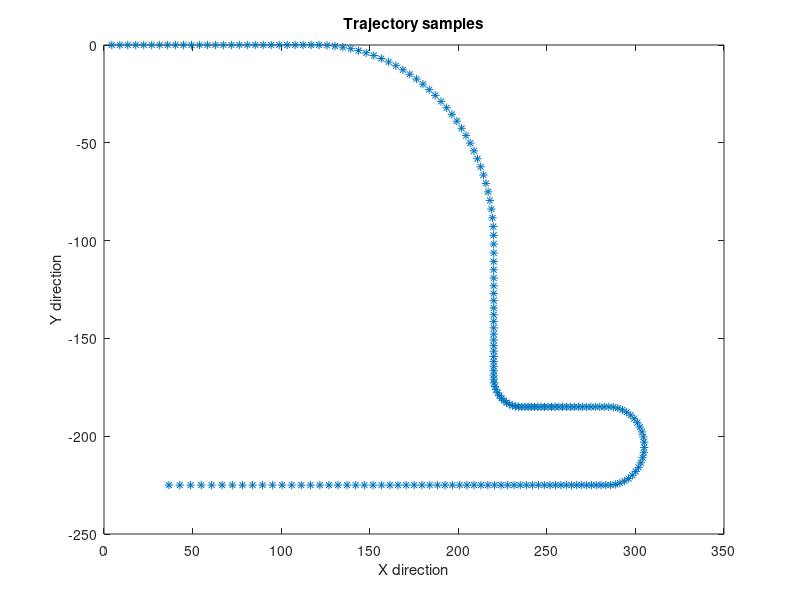
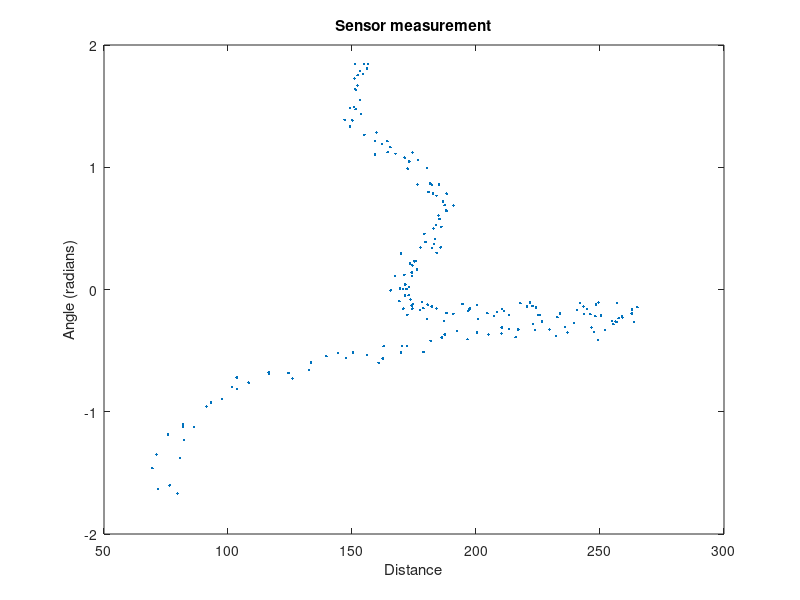
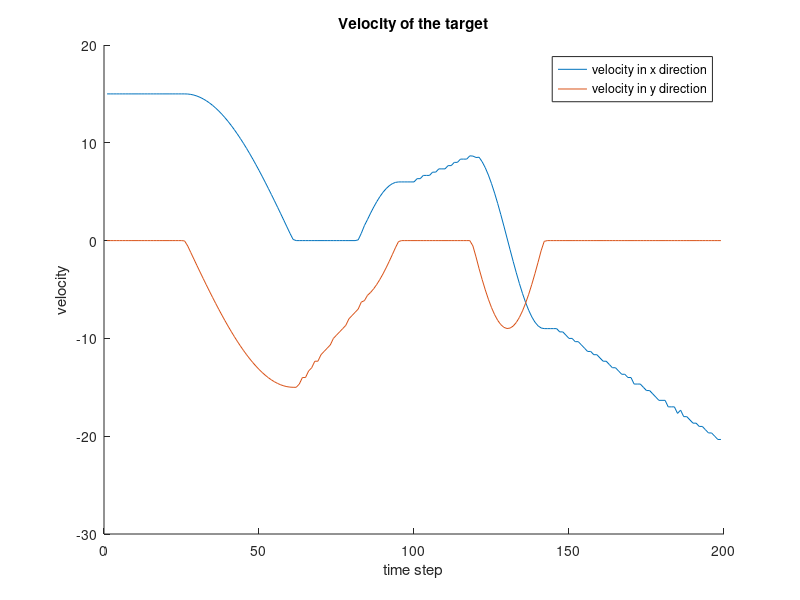

Source code (MATLAB) for these figures, in order: (Note: this script raises an error after producing the figures.)
clc;clear
close all
%% Generate Samples
load('Xk.mat')
s = [50;-150];
len = size(Xk,2);
d = zeros(1,len);
theta = zeros(1,len);
for i = 1:len
    d(i) = sqrt((Xk(1,i)-s(1))^2+(Xk(2,i)-s(2))^2);
    theta(i) = atan2(Xk(2,i)-s(2),Xk(1,i)-s(1));
    %         if theta(i) < 0
    %             theta(i) = theta(i) + pi;
    %         end
end

y_hat = [d + 3*randn(size(d));theta + 0.015*pi*randn(size(theta))];
%y_hat = [d;theta];

figure
plot(Xk(1,:),Xk(2,:),'*')
title('Trajectory samples');
xlabel('X direction');
ylabel('Y direction')

figure
plot(y_hat(1,:),y_hat(2,:),'.')
title('Sensor measurement')
xlabel('Distance');
ylabel('Angle (radians)');

%% Cubature Kalman filter (CV model)
T = 0.3;
v_x = diff(Xk(1,:))/T;
v_y = diff(Xk(2,:))/T;

figure
hold on
plot(v_x)
plot(v_y)
xlabel('time step')
ylabel('velocity')
title('Velocity of the target')
legend('velocity in x direction','velocity in y direction')

sigmaCV = 2; % motion noise (setting manually)

% dist = zeros(96,1);
% j = 1;
% for sigmaCV = 0.5:0.1:10

A_cv = kron([1 T;0 1],eye(2));
Q_cv = sigmaCV^2*kron([T^3/3 T^2/2;T^2/2 T],eye(2));
R = [3^2 0;0 (0.015*pi)^2];
%R = zeros(2,2);

dim = 4;
P = zeros(dim,dim,len);
x = zeros(dim,len);
P(:,:,1) = eye(dim); % initial covariance
x(:,1) = [Xk(1,1);Xk(2,1);v_x(1);v_y(1)]; % initial state


for i = 2:len
    chi = sigmaPoints(x(:,i-1),P(:,:,i-1),dim); % generate sigma points
    x(:,i) = 1/(2*dim)*sum(A_cv*chi,2); % predicted state
    P(:,:,i) = Q_cv + 1/(2*dim)*motionCov(A_cv,chi,x(:,i),dim); % predicted covariance
    % Update step
    chi = sigmaPoints(x(:,i),P(:,:,i),dim);
    measurements = H_meas(chi,dim,s);
    y = 1/(2*dim)*sum(measurements,2);
    Pxy = 1/(2*dim)*sum(P_xy(measurements, chi, x(:,i), y, dim ),3);
    S = R + 1/(2*dim)*sum(measCov( measurements, dim, y ),3);
    x(:,i) = x(:,i) + Pxy/S*(y_hat(:,i)-y);
    P(:,:,i) = P(:,:,i) - Pxy/S*Pxy';
end

% for idx = 1:len-1
%     dist(j) = dist(j) + (x(:,idx)-[Xk(:,idx);v_x(idx);v_y(idx)])'*(x(:,idx)-[Xk(:,idx);v_x(idx);v_y(idx)]);
% end
% j = j + 1;
% end

figure
hold on
plot(x(1,:),x(2,:),'*')
plot(Xk(1,:),Xk(2,:))
title('Estimation of CV model using cubature rule');
legend('estimation','true trajectory')
xlabel('X direction')
ylabel('Y direction')

figure
hold on
plot(x(3,:),x(4,:),'*')
plot(v_x,v_y)
title('Velocity estimation of CV model using cubature rule');
xlabel('X direction')
ylabel('Y direction')
legend('estimation','true value')

%% Cubature Kalman filter (CA model)
a_x = diff(v_x)/T;
a_y = diff(v_y)/T;

figure
hold on
plot(a_x)
plot(a_y)
xlabel('time step')
ylabel('acceleration')
title('Acceleration of the target')
legend('Acceleration in x direction','Acceleration in y direction')

sigmaCA = 0.5; % motion noise (setting manually)
% dist = zeros(96,1);
% j = 1;
% for sigmaCA = 0.5:0.1:10

A_ca = kron([1 T T^2/2;0 1 T;0 0 1],eye(2));
Q_ca = sigmaCA^2*kron([T^5/20 T^4/8 T^3/6;T^4/8 T^3/3 T^2/2;...
    T^3/6 T^2/2 T],eye(2));

dim = 6;
P = zeros(dim,dim,len);
x = zeros(dim,len);
P(:,:,1) = eye(dim); % initial covariance
x(:,1) = [Xk(1,1);Xk(2,1);v_x(1);v_y(1);a_x(1);a_y(1)]; % initial state

for i = 2:len
    chi = sigmaPoints(x(:,i-1),P(:,:,i-1),dim); % generate sigma points
    x(:,i) = 1/(2*dim)*sum(A_ca*chi,2); % predicted state
    P(:,:,i) = Q_ca + 1/(2*dim)*motionCov(A_ca,chi,x(:,i),dim); % predicted covariance
    % Update step
    chi = sigmaPoints(x(:,i),P(:,:,i),dim);
    measurements = H_meas(chi,dim,s);
    y = 1/(2*dim)*sum(measurements,2);
    Pxy = 1/(2*dim)*sum(P_xy( measurements, chi, x(:,i), y, dim ),3);
    S = R + 1/(2*dim)*sum(measCov( measurements, dim, y ),3);
    x(:,i) = x(:,i) + Pxy/S*(y_hat(:,i)-y);
    P(:,:,i) = P(:,:,i) - Pxy/S*Pxy';
end

% for idx = 1:len-2
%     dist(j) = dist(j) + (x(1:4,idx)-[Xk(:,idx);v_x(idx);v_y(idx)])'*(x(1:4,idx)-[Xk(:,idx);v_x(idx);v_y(idx)]);
% end
% j = j + 1;
% end

figure
hold on
plot(x(1,:),x(2,:),'*')
plot(Xk(1,:),Xk(2,:))
title('Estimation of CA model using cubature rule');
xlabel('X direction')
ylabel('Y direction')
legend('estimation','true value')

figure
hold on
plot(x(3,:),x(4,:),'*')
plot(v_x,v_y)
title('Velocity estimation of CA model using cubature rule');
xlabel('X direction')
ylabel('Y direction')
legend('estimation','true value')

%% Cubature RTS smoother (CV model)
sigmaCV = 2; % motion noise (setting manually)
A_cv = kron([1 T;0 1],eye(2));
Q_cv = sigmaCV^2*kron([T^3/3 T^2/2;T^2/2 T],eye(2));
R = [3^2 0;0 (0.015*pi)^2];
%R = zeros(2,2);

dim = 4;
P_predict = zeros(dim,dim,len-1);
Pkk = zeros(dim,dim,len-1);
P_update = zeros(dim,dim,len);
x_predict = zeros(dim,len-1);
x_update = zeros(dim,len);
P_update(:,:,1) = eye(dim); % initial covariance
x_update(:,1) = [Xk(1,1);Xk(2,1);v_x(1);v_y(1)]; % initial state

% Forward filtering
for i = 2:len
    chi = sigmaPoints(x_update(:,i-1),P_update(:,:,i-1),dim); % generate sigma points
    x_predict(:,i-1) = 1/(2*dim)*sum(A_cv*chi,2); % predicted state
    P_predict(:,:,i-1) = Q_cv + 1/(2*dim)*motionCov(A_cv,chi,x_predict(:,i-1),dim); % predicted covariance
    % Pkk
    Pkk(:,:,i-1) = 1/(2*dim)*P_kk( A_cv,chi,x_predict(:,i-1),x_update(:,i-1),dim );
    
    % Update step
    chi = sigmaPoints(x_predict(:,i-1),P_predict(:,:,i-1),dim);
    measurements = H_meas(chi,dim,s);
    y = 1/(2*dim)*sum(measurements,2);
    Pxy = 1/(2*dim)*sum(P_xy(measurements,chi,x_predict(:,i-1),y,dim),3);
    S = R + 1/(2*dim)*sum(measCov(measurements,dim,y),3);
    x_update(:,i) = x_predict(:,i-1) + Pxy/S*(y_hat(:,i)-y);
    P_update(:,:,i) = P_predict(:,:,i-1) - Pxy/S*Pxy';
end


x_smooth = zeros(dim,len);
P_smooth = zeros(dim,dim,len);
x_smooth(:,end) = x_update(:,end);
P_smooth(:,:,end) = P_update(:,:,end);
G = zeros(dim,dim,len-1);
% Backward recursion
for i = 1:len-1
    G(:,:,i) =Pkk(:,:,end-i+1)/P_predict(:,:,end-i+1);
    x_smooth(:,end-i) = x_update(:,end-i) + G(:,:,i)*...
        (x_smooth(:,end-i+1) - x_predict(:,end-i+1));
    P_smooth(:,:,end-i) = P_update(:,:,end-i) + G(:,:,i)*...
        (P_smooth(:,:,end-i+1) - P_predict(:,:,end-i+1))*G(:,:,i)';
end


figure
hold on
plot(Xk(1,:),Xk(2,:))
plot(x_update(1,:),x_update(2,:),'.-')
plot(x_smooth(1,:),x_smooth(2,:),'o')
title('Estimation of trajectory using CV model using RTS smoother');
xlabel('X direction')
ylabel('Y direction')
legend('true trajectory','filtering trajectory','smoothing trajectory')

figure
hold on
plot(v_x,v_y);
plot(x_update(3,:),x_update(4,:),'*')
plot(x_smooth(3,:),x_smooth(4,:),'o')
title('Estimation of velocity using CV model using RTS smoother');
xlabel('X direction')
ylabel('Y direction')
legend('true velocity','filtering velocity','smoothing velocity')


%% No measurements between time step 150~175
sigmaCV = 2; % motion noise (setting manually)
A_cv = kron([1 T;0 1],eye(2));
Q_cv = sigmaCV^2*kron([T^3/3 T^2/2;T^2/2 T],eye(2));
R = [3^2 0;0 (0.015*pi)^2];
%R = zeros(2,2);

dim = 4;
P_predict = zeros(dim,dim,len-1);
P_update = zeros(dim,dim,len);
x_predict = zeros(dim,len-1);
x_update = zeros(dim,len);
P_update(:,:,1) = eye(dim); % initial covariance
x_update(:,1) = [Xk(1,1);Xk(2,1);v_x(1);v_y(1)]; % initial state

% Forward filtering
for i = 2:len
    chi = sigmaPoints(x_update(:,i-1),P_update(:,:,i-1),dim); % generate sigma points
    x_predict(:,i-1) = 1/(2*dim)*sum(A_cv*chi,2); % predicted state
    P_predict(:,:,i-1) = Q_cv + 1/(2*dim)*motionCov(A_cv,chi,x_predict(:,i-1),dim); % predicted covariance
    % Update step
    chi = sigmaPoints(x_predict(:,i-1),P_predict(:,:,i-1),dim);
    measurements = H_meas(chi,dim,s);
    y = 1/(2*dim)*sum(measurements,2);
    Pxy = 1/(2*dim)*sum(P_xy(measurements,chi,x_predict(:,i-1),y,dim),3);
    S = R + 1/(2*dim)*sum(measCov(measurements,dim,y),3);
    if i >= 150 && i <= 175
        x_update(:,i) = x_predict(:,i-1);
        P_update(:,:,i) = P_predict(:,:,i-1);
    else
        x_update(:,i) = x_predict(:,i-1) + Pxy/S*(y_hat(:,i)-y);
        P_update(:,:,i) = P_predict(:,:,i-1) - Pxy/S*Pxy';
    end
end


x_smooth = zeros(dim,len);
P_smooth = zeros(dim,dim,len);
x_smooth(:,end) = x_update(:,end);
P_smooth(:,:,end) = P_update(:,:,end);
G = zeros(dim,dim,len-1);
% Backward recursion
for i = 1:len-1
    G(:,:,i) = P_update(:,:,end-i)*A_cv'/P_predict(:,:,end-i+1);
    x_smooth(:,end-i) = x_update(:,end-i) + G(:,:,i)*...
        (x_smooth(:,end-i+1) - x_predict(:,end-i+1));
    P_smooth(:,:,end-i) = P_update(:,:,end-i) + G(:,:,i)*...
        (P_smooth(:,:,end-i+1) - P_predict(:,:,end-i+1))*G(:,:,i)';
end


figure
hold on
plot(x_update(1,:),x_update(2,:),'.-')
plot(x_smooth(1,:),x_smooth(2,:),'*')
title('Estimation of trajectory using CV model using RTS smoother with few time steps missing');
xlabel('X direction')
ylabel('Y direction')
legend('Kalman filtering','RTS smoother')

figure
hold on
plot(x_update(3,:),x_update(4,:),'.-')
plot(x_smooth(3,:),x_smooth(4,:),'*')
title('Estimation of velocity using CV model using RTS smoother with few time steps missing');
xlabel('X direction')
ylabel('Y direction')
legend('Kalman filtering','RTS smoother')

%% MSE for individual state elements
trial = 100;
se_px = zeros(trial,len);
se_py = zeros(trial,len);
se_vx = zeros(trial,len-1);
se_vy = zeros(trial,len-1);
covPosterior = zeros(dim,len,trial);
for t = 1:trial
    y_hat = [d + 3*randn(size(d));theta + 0.015*pi*randn(size(theta))];
    dim = 4;
    P = zeros(dim,dim,len);
    x = zeros(dim,len);
    P(:,:,1) = eye(dim); % initial covariance
    x(:,1) = [Xk(1,1);Xk(2,1);v_x(1);v_y(1)]; % initial state
    
    
    for i = 2:len
        chi = sigmaPoints(x(:,i-1),P(:,:,i-1),dim); % generate sigma points
        x(:,i) = 1/(2*dim)*sum(A_cv*chi,2); % predicted state
        P(:,:,i) = Q_cv + 1/(2*dim)*motionCov(A_cv,chi,x(:,i),dim); % predicted covariance
        % Update step
        chi = sigmaPoints(x(:,i),P(:,:,i),dim);
        measurements = H_meas(chi,dim,s);
        y = 1/(2*dim)*sum(measurements,2);
        Pxy = 1/(2*dim)*sum(P_xy(measurements, chi, x(:,i), y, dim ),3);
        S = R + 1/(2*dim)*sum(measCov( measurements, dim, y ),3);
        x(:,i) = x(:,i) + Pxy/S*(y_hat(:,i)-y);
        P(:,:,i) = P(:,:,i) - Pxy/S*Pxy';
    end
    
    for i = 1:len
        covPosterior(:,i,t) = diag(P(:,:,i));
    end
    se_px(t,:) = (x(1,:) - Xk(1,:)).^2;
    se_py(t,:) = (x(2,:) - Xk(2,:)).^2;
    se_vx(t,:) = (x(3,1:end-1) - v_x).^2;
    se_vy(t,:) = (x(4,1:end-1) - v_y).^2;
    
end
mse_px = mean(se_px);
mse_py = mean(se_py);
mse_vx = mean(se_vx);
mse_vy = mean(se_vy);

averageCov = mean(covPosterior,3);

figure
hold on
plot(averageCov');
xlabel('time step')
ylabel('posterior covariance')
title('Average Posterior covariance of individual state over 100 simulations')
legend('position x','position y','velocity x','velocity y')

figure
hold on
plot(mse_px)
plot(mse_py)
plot(mse_vx)
plot(mse_vy)
xlabel('time step')
ylabel('mean square error for filtering')
title('Mean square error of individual state over 100 simulations')
legend('position x','position y','velocity x','velocity y')





